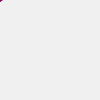
Frame 1 (no input)
Frame 60 (no input): identical to frame 1, image omitted
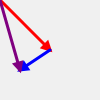
Frame 120 (the mouse pressed at the canvas centre since frame 60)

The p5.js sketch that drew these frames (run headless with seeded random() and noise() and a simulated clock; from frame 60 on, the mouse is pressed at the canvas centre):

// p5.js sketch
// ── sketch.js
function setup() {
	createCanvas(100, 100);
}

// red vector + blue vector = purple vector
function draw() {
  background(240);
  let v0 = createVector(0,0);

  let v1 = createVector(mouseX, mouseY);
  drawArrow(v0,v1,'red');

  let v2 = createVector(-30, 20);
  drawArrow(v1,v2,'blue');

  let v3 = p5.Vector.add(v1, v2);
  drawArrow(v0,v3,'purple');
}

// draws arrow between two vectors
function drawArrow(vec0, vec1, myColor) {
  stroke(myColor);
  strokeWeight(3);
  fill(myColor);
  push();
  translate(vec0.x, vec0.y);
  line(0, 0, vec1.x, vec1.y);
  rotate(vec1.heading());
  let arrowSize = 7;
  translate(vec1.mag() - arrowSize,0);
  triangle(0, arrowSize / 2, 0, -arrowSize / 2, arrowSize, 0);
  pop();
}
